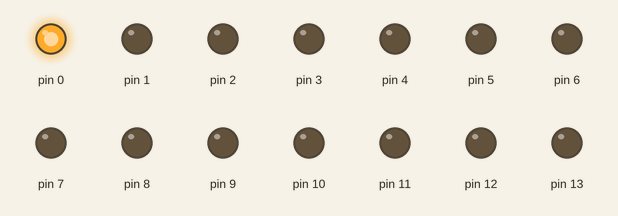
Simulated run of this sketch. Board: Arduino Uno, built with avr-gcc and run on an emulated ATmega328P. On the bench: output pins drawn as LEDs (lit = HIGH).

Above: at 0.12 s.
At 1.12 s:
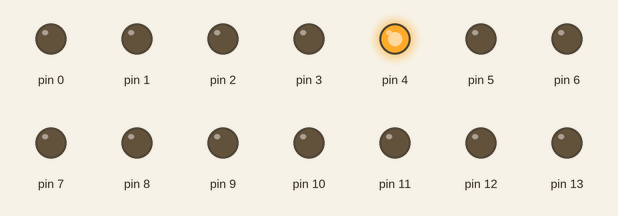
At 1.87 s:
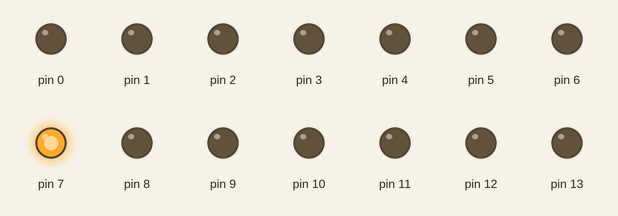
At 3.87 s:
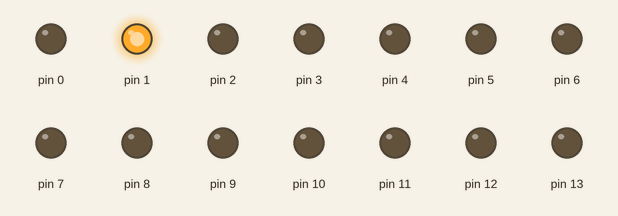
At 5.87 s:
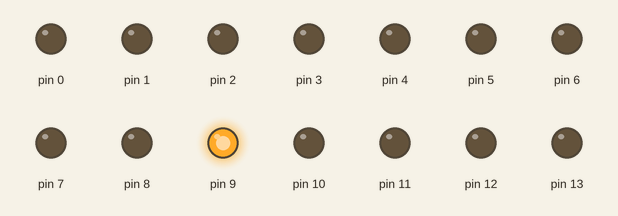
At 7.87 s:
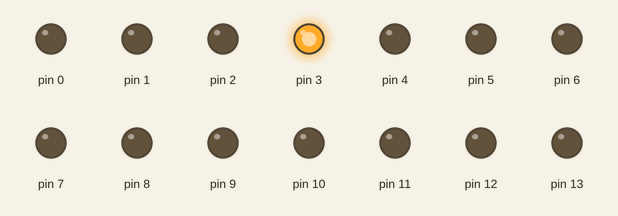
Timing chart, 0 to 8.2 s (numbered marks = the images above):
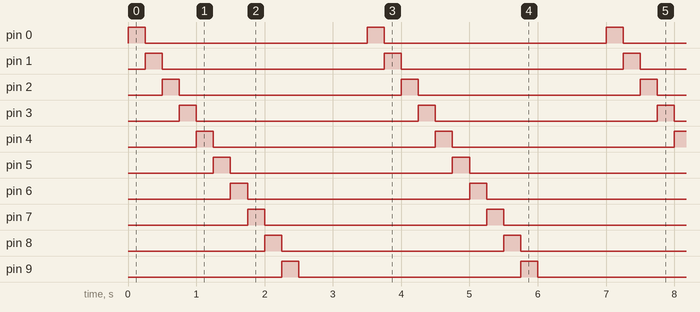

Measured:
- by itself, pin 0–13: alternates HIGH for 0.25 s and LOW for 3.3 s
- by itself, everything shown: repeats every 3.5 s, in 14 steps

The sketch:

taller-4.8.ino
```cpp
void setup() {
  for(int i=0;i<=13;i++){
    pinMode(i,OUTPUT);
  }
}

void loop() {
  for(int i=0;i<=13;i++){
    digitalWrite(i,HIGH);
    delay(250);
    digitalWrite(i,LOW);
    //delay(250);
  }
}
```
